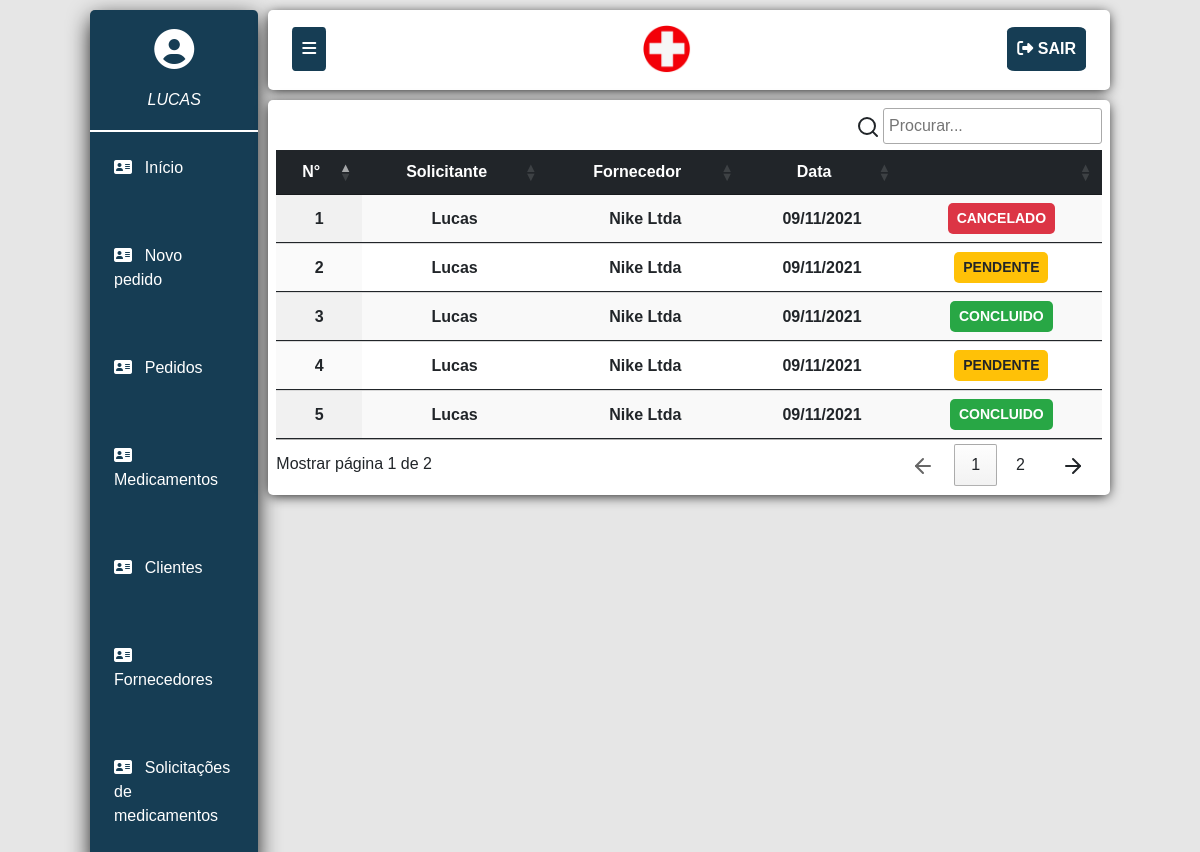
/solicitaoMedicamentos.php (signed in), run on the app's committed database.
### tables this page shows
CREATE TABLE `history_solicitacao` (
  `idHistory` int(11) NOT NULL,
  `idUsuario` int(11) NOT NULL,
  `idFornecedor` int(11) NOT NULL,
  `dataAtual` int(11) NOT NULL,
  `msg` text NOT NULL,
  `status` varchar(20) NOT NULL
);

CREATE TABLE `usuario` (
  `id_usuario` int(11) NOT NULL,
  `usuario` varchar(100) NOT NULL,
  `senha` varchar(100) NOT NULL,
  `acesso` varchar(100) NOT NULL,
  `status` varchar(10) NOT NULL
);

CREATE TABLE `fornecedor` (
  `idFornecedor` int(11) NOT NULL,
  `nome` varchar(100) NOT NULL,
  `razao_social` varchar(100) NOT NULL,
  `cpfCnpj` varchar(20) NOT NULL,
  `endereco` varchar(200) NOT NULL,
  `complemento` varchar(200) NOT NULL,
  `telefone` varchar(13) NOT NULL,
  `email` varchar(255) NOT NULL
);

### solicitaoMedicamentos.php (the view, shortened to what this page needs)
<?php
include ('includes/dashboard.php');
?>
<link rel="stylesheet" type="text/css" href="https://cdn.datatables.net/1.10.25/css/jquery.dataTables.min.css">
<section class="conteudoSolicitacao">
	<table class="table display" id="tabelaPedidos" style="width: 100%;">
	  <thead class="table-dark">
	      <tr>
		      <th scope="col" class="text-center">N°</th>
		      <th scope="col" class="text-center">Solicitante</th>
		      <th scope="col" class="text-center">Fornecedor</th>
		      <th scope="col" class="text-center">Data</th>
		      <th></th>
	    </tr>
	  </thead>
	  <tbody>
	 		<?php
				$eQuerySolicitacao = mysqli_query($conexao, "SELECT * FROM `history_solicitacao`");
				while ($resultSolicitacao = mysqli_fetch_array($eQuerySolicitacao)){
					$queryNomeFornecedor = mysqli_query($conexao, "SELECT nome, razao_social FROM fornecedor WHERE idFornecedor = '".$resultSolicitacao['idFornecedor']."'");
					$resultNomeFornecedor = mysqli_fetch_array($queryNomeFornecedor);
					if(empty($resultNomeFornecedor['nome'])){
						$forne = $resultNomeFornecedor['razao_social'];
					}else{
						$forne = $resultNomeFornecedor['nome'];
					}
					$queryNomeUsuario = mysqli_query($conexao, "SELECT usuario FROM usuario WHERE id_usuario = '".$resultSolicitacao['idUsuario']."'");
					$resultNomeUsuario = mysqli_fetch_array($queryNomeUsuario);
					$dataSolicitacao = $resultSolicitacao['dataAtual'];
	  		?>
			  	<tr>
					<th class="text-center"><?= $resultSolicitacao['idHistory'] ?></th>
					<th class="text-center"><?= ucfirst($resultNomeUsuario['usuario']) ?></th>
					<th class="text-center"><?= $forne ?></th>
					<th class="text-center"><?= date('d/m/Y', $dataSolicitacao) ?></th>
					<th class="text-center">
						<button id="status-<?= $resultSolicitacao['idHistory'] ?>" onclick="atualizaStatus(<?= $resultSolicitacao['idHistory'] ?>, '<?= $resultSolicitacao['status'] ?>')" class="btn btn-sm status-<?= $resultSolicitacao['status'] ?>"><?= $resultSolicitacao['status'] ?></button>
					</th>
				</tr>
			<?php } ?>
	  </tbody>
	</table>
</section>
<?php
include ('includes/footer.php');
?>

### css/estilo.css (style rules this page uses)
* { box-sizing: border-box; margin: 0; padding: 0; }
body { margin: 0 7.5% !important; font-family: 'Raleway', sans-serif; background-color: rgb(230,230,230); }

### solicitaoMedicamentos.php (style rules this page uses)
.conteudoSolicitacao { padding: 0.5rem; }
.status-PENDENTE { background-color: #ffc107; text-transform: uppercase; font-weight: bold; border-radius: 5px; }
.status-CONCLUIDO { background-color: #28a745; color: #fff; text-transform: uppercase; font-weight: bold; border-radius: 5px; }
.status-CANCELADO { background-color: #dc3545; color: #fff; text-transform: uppercase; font-weight: bold; border-radius: 5px; }

### data on the page
history_solicitacao: idHistory "1", idUsuario.usuario "Lucas", idFornecedor.razao_social "Nike Ltda", dataAtual "09/11/2021", status "CANCELADO"
history_solicitacao: idHistory "2", idUsuario.usuario "Lucas", idFornecedor.razao_social "Nike Ltda", dataAtual "09/11/2021", status "PENDENTE"
history_solicitacao: idHistory "3", idUsuario.usuario "Lucas", idFornecedor.razao_social "Nike Ltda", dataAtual "09/11/2021", status "CONCLUIDO"
history_solicitacao: idHistory "4", idUsuario.usuario "Lucas", idFornecedor.razao_social "Nike Ltda", dataAtual "09/11/2021", status "PENDENTE"
history_solicitacao: idHistory "5", idUsuario.usuario "Lucas", idFornecedor.razao_social "Nike Ltda", dataAtual "09/11/2021", status "CONCLUIDO"

### other printed values
$_SESSION['usuario'] "LUCAS"
